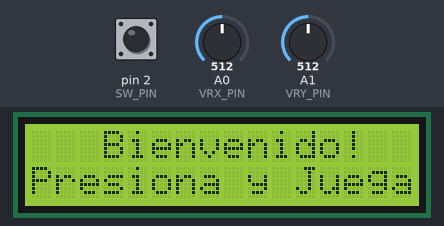
The sketch below on a simulated Arduino Uno, built with avr-gcc and run on an emulated ATmega328P. Parts: 16×2 character LCD. The inputs (shaded band) are chosen by the test bench; at power-on: pin 2 (SW_PIN) HIGH, A0 (VRX_PIN) = 512, A1 (VRY_PIN) = 512.

Above: at 1.2 s.
1.3 s: pin 2 (SW_PIN) pulled LOW for 0.15 s
At 1.82 s:
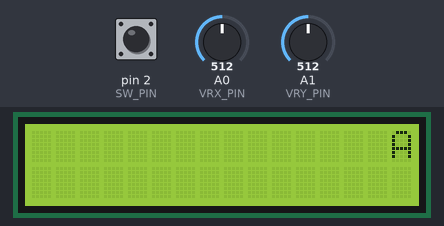
2.0 s: A0 (VRX_PIN) set to 610
5.0 s: pin 2 (SW_PIN) pulled LOW for 3.2 s
At 7.5 s:
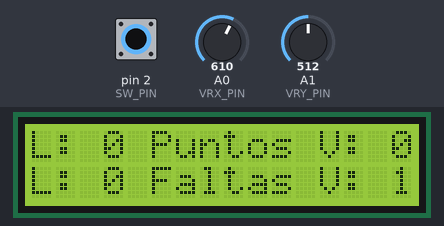
At 8.4 s:
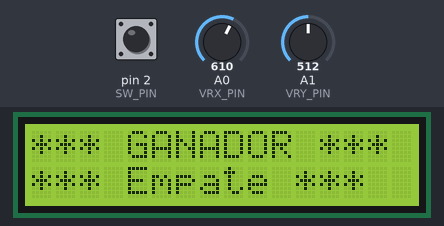
8.8 s: A1 (VRY_PIN) set to 610
11.8 s: pin 2 (SW_PIN) pulled LOW for 3.2 s
At 15.2 s:
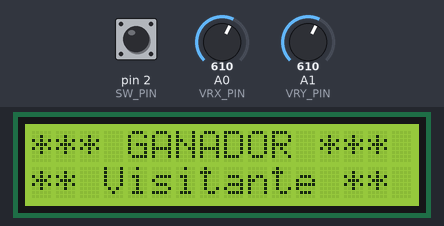

Measured:
- after the input at 1.3 s, the display: first changes after 0.22 s (image 1 shows a later state)
- after the input at 5.0 s, the display: first differs from a run without the input after 2.6 s (image 3)
- after the input at 11.8 s, the display: first differs from a run without the input after 2.9 s (image 4)

The sketch:

volleyball.ino
```cpp
#include <LiquidCrystal_I2C.h>
#include <Wire.h>
#include <ezButton.h>

#define VRX_PIN  A0 // Arduino pin connected to VRX pin
#define VRY_PIN  A1 // Arduino pin connected to VRY pin
#define SW_PIN   2  // Arduino pin connected to SW  pin

ezButton button(SW_PIN);

LiquidCrystal_I2C lcd(0x27,  16, 2);

int failValue = 0;
int scoreValue = 0;
int buttonValue = 0;
bool playing = false;
int localScore = 0;
int guestScore = 0;
int localFails = 0;
int guestFails = 0;

void setup() {
  //initialize lcd screen
  lcd.init();
  // turn on the backlight
  lcd.backlight();
  button.setDebounceTime(50);
  lcd.setCursor(3, 0);
  lcd.print("Bienvenido!");
  lcd.setCursor(0, 1);
  lcd.print("Presiona y Juega");
}
void loop() {
  button.loop();
  //  Get Data from Joystick
  failValue = analogRead(VRX_PIN);
  scoreValue = analogRead(VRY_PIN);
  buttonValue = button.getState();
  if (!playing) {
    if(button.isReleased()) {
      play();
    }
  } else {
    refreshScore();
    if (button.isReleased()) {
      showResult();
    }
  }
}

void showResult() {
  playing = false;
  lcd.clear();
  lcd.setCursor(0, 0);
  lcd.print("*** GANADOR ***");
  lcd.setCursor(0, 1);
  if(localScore > guestScore) {
    lcd.print("**** Local ****");
  } else if(guestScore > localScore) {
    lcd.print("** Visitante **");
  } else {
    lcd.print("*** Empate ***");
  }
  localScore = 0;
  guestScore = 0;
  localFails = 0;
  guestFails = 0;
  delay(1000);
}

void play() {
  playing = true;
  localScore = 0;
  guestScore = 0;
  lcd.clear();
  lcd.setCursor(16, 0);
  lcd.print("A Jugar con el Humboldt");
  for(int i = 0; i <= 28; i++) {
    delay(200);
    lcd.scrollDisplayLeft();
  }
  lcd.clear();
  //  Points
  lcd.setCursor(0, 0);
  lcd.print("L: 0");
  lcd.setCursor(12, 0);
  lcd.print("V: 0");
  lcd.setCursor(5, 0);
  lcd.print("Puntos");
  //  Fails
  lcd.setCursor(0, 1);
  lcd.print("L: 0");
  lcd.setCursor(12, 1);
  lcd.print("V: 0");
  lcd.setCursor(5, 1);
  lcd.print("Faltas");
}

void refreshScore() {
  if(scoreValue <= 400) {
    localScore ++;
  } else if(scoreValue >= 600) {
    guestScore ++;
  }
  if(failValue <= 400) {
    localFails ++;
  } else if(failValue >= 600) {
    guestFails ++;
  }
  //  Score
  if(localScore < 10) {
    lcd.setCursor(3, 0);
  } else {
    lcd.setCursor(2, 0);
  }
  lcd.print(localScore);
  if(guestScore < 10) {
    lcd.setCursor(15, 0);
  } else {
    lcd.setCursor(14, 0);
  }
  lcd.print(guestScore);
  //  Fails
  if(localFails < 10) {
    lcd.setCursor(3, 1);
  } else {
    lcd.setCursor(2, 1);
  }
  lcd.print(localFails);
  if(guestFails < 10) {
    lcd.setCursor(15, 1);
  } else {
    lcd.setCursor(14, 1);
  }
  lcd.print(guestFails);
  delay(200);
}
```
